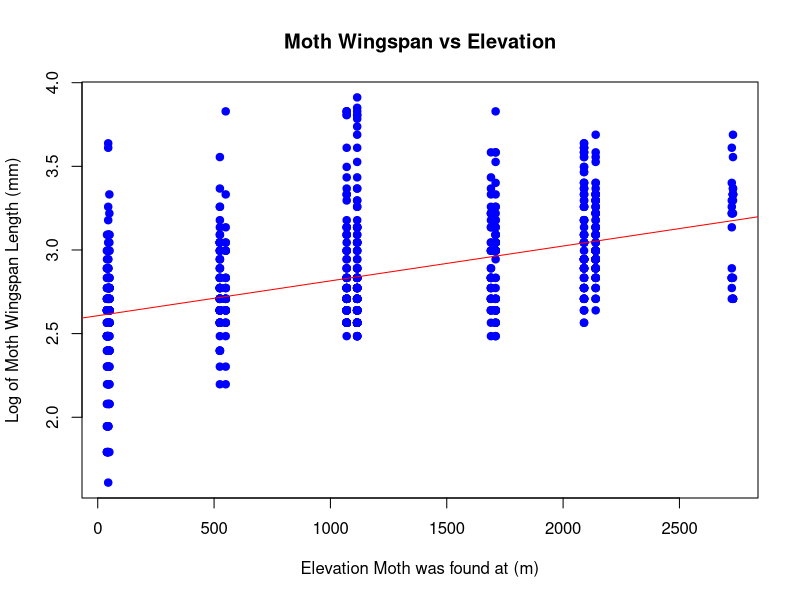
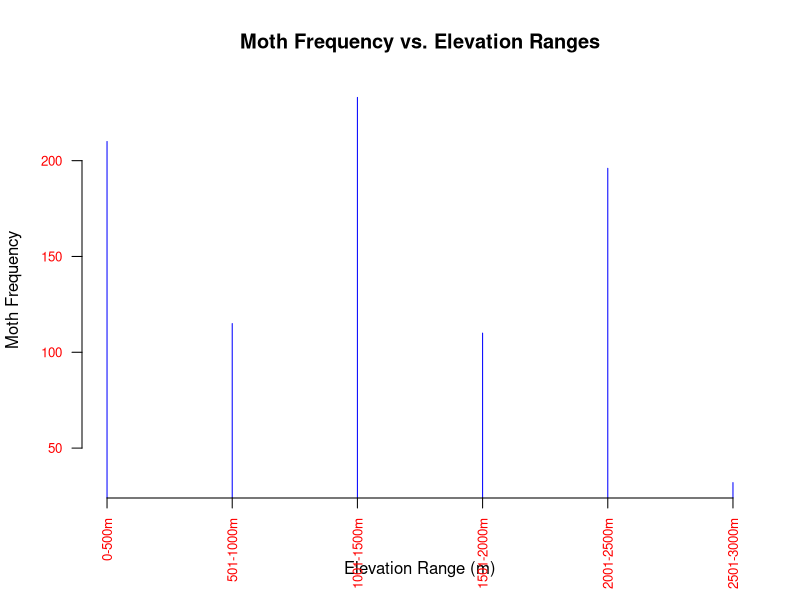

R code for these plots, in order:
setwd("C:\\Users\\PCUSER\\Desktop\\Evolution\\Tasks\\Project\\data")
MothData <- read.csv(file = "Appendix_Raw_Winglength.csv")
head(MothData)
nrow(MothData)
#added genus/species names to data based on other data in the collection.

plot(MothData$Elevation,log(MothData$FWL),type="p", pch=19, ylab="Log of Moth Wingspan Length (mm)", xlab="Elevation Moth was found at (m)", main="Moth Wingspan vs Elevation", col="blue")
Line <- lm(log(MothData$FWL) ~ MothData$Elevation)
abline(Line, col="red")
cor( MothData$Elevation, log(MothData$FWL))
summary(Line)
#Y intercept is 2.6
#First graph completed
#Winglength vs Elevation
#0-500 meter elevation
Mothrange1 <- which(MothData$Elevation <= 500 )
MothRange1 <- MothData[Mothrange1,]
MothRange1
#501-1000 elevation
Mothrange2 <- MothData$Elevation[(MothData$Elevation < 1001) & (MothData$Elevation > 500)]
MothRange2 <- MothData[Mothrange2,]
MothRange2
#1001-1500 elevation
Mothrange3 <- MothData$Elevation[(MothData$Elevation < 1501) & (MothData$Elevation > 1000)]

#1501-2000 elevation
Mothrange4 <- MothData$Elevation[(MothData$Elevation < 2001) & (MothData$Elevation > 1500)]

#2001-2500 elevation
Mothrange5 <- MothData$Elevation[(MothData$Elevation < 2501) & (MothData$Elevation > 2000)]

#2501-3000 elevation
Mothrange6 <- MothData$Elevation[(MothData$Elevation < 3000) & (MothData$Elevation > 2500)]

length(Mothrange1)
length(Mothrange2)
length(Mothrange3)
length(Mothrange4)
length(Mothrange5)
length(Mothrange6)
 
IndividualCount <- c(length(Mothrange1), 115, 233, 110, 196, 32)
plot(IndividualCount, type="h", axes=FALSE, col = "blue", xlab = "Elevation Range (m)", ylab = "Moth Frequency", main = "Moth Frequency vs. Elevation Ranges")
par(las=2, cex.axis = .8, col.axis = "red")
axis(1, at=1:6, labels=c("0-500m", "501-1000m", "1001-1500m", "1501-2000m", "2001-2500m", "2501-3000m"))
axis(2)
#finished 2nd figure
